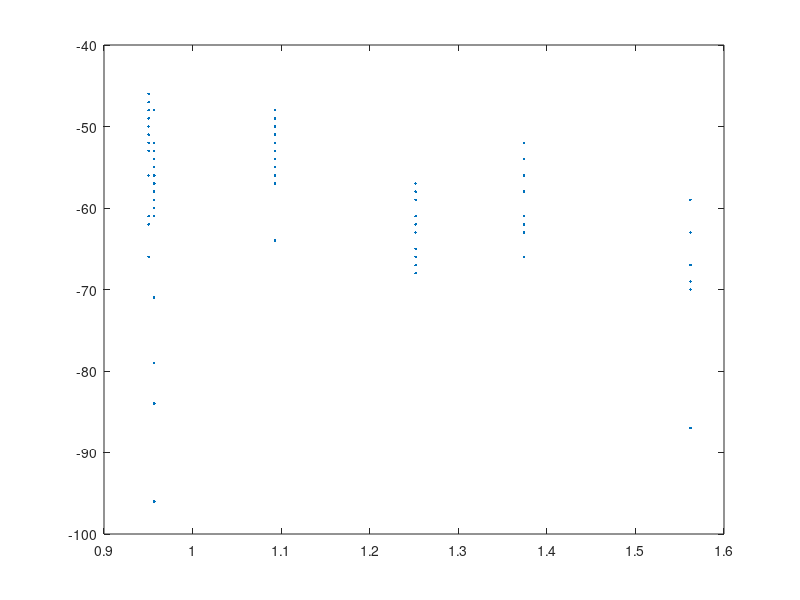

Recreate this plot in MATLAB.
clear all;
receiver=importdata('receiverXY.csv');
transmitter=importdata('transmitterXY.csv');
exp7=importdata('wifiExp7.csv');%1st experiment
exp8=importdata('wifiExp8.csv');%2st experiment
exp9=importdata('wifiExp9.csv');%3st experiment
exp10=importdata('wifiExp10.csv');%4st experiment
exp11=importdata('wifiExp11.csv');%5st experiment
exp12=importdata('wifiExp12.csv');%6st experiment
exp13=importdata('wifiExp13.csv');%7st experiment
exp14=importdata('wifiExp14.csv');%8st experiment
exp15=importdata('wifiExp15.csv');%9st experiment
exp16=importdata('wifiExp16.csv');%10st experiment
exp17=importdata('wifiExp17.csv');%11st experiment
exp18=importdata('wifiExp18.csv');%12st experiment

distance=zeros(12,8);
for i=1:12
    for j=1:8
        %distance(i,j) = log(((transmitter(i,1)-receiver(j,1))^2+(transmitter(i,2)-receiver(j,2))^2)^0.5);
        distance(i,j)= log10(sqrt((transmitter(i,1)-receiver(j,1))^2+(transmitter(i,2)-receiver(j,2))^2));
    end
end
x = [];
y = [];
for i=1:8
    for j=1:31
       %A[j,i] = ( distance(1,i), exp7(j,1) );
       if( exp7(j,i+1)==500 )
        continue;
       end 
       x = [x,distance(1,i)];
       y = [y,-exp7(j,i+1)];
    end
end

plot( x,y,'.');
%{
a = []
b = []
for i = transmitterX'
    for j = receiverX'
        a = [a, (i -j)^2 ]
    end
end
for i = transmitterY'
    for j = receiverY'
        b = [b, (i -j)^2 ] 
    end
end

c = a - b
x = log(c.^2)
x7 = x(1:8)

A7 = [recv72 recv73 recv74 recv75 recv76 recv77 recv78 recv79]
[h,w] = size(A7)
y7 = A7(1,:)

for i = 1:h
    y7=A7(i,:)
    plot(x7,y7,'r*')
end
%}